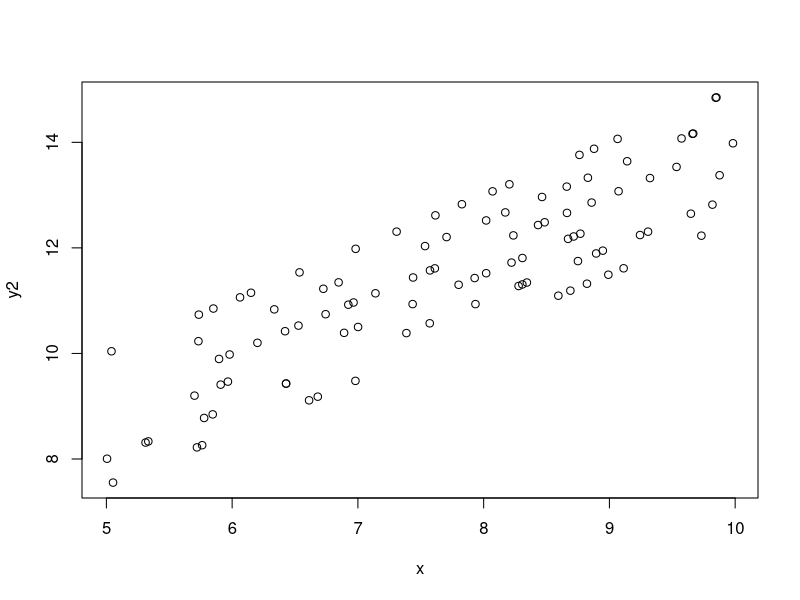
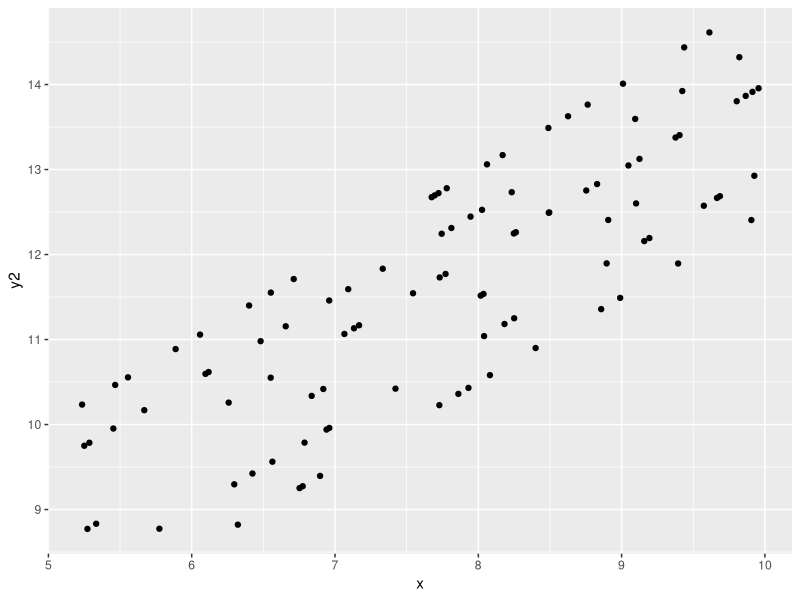

Source code (R) for these figures, in order:
## ---- chunk 1
knitr::opts_chunk$set(echo = FALSE)
library(tidyverse)
## ---- chunk 2
x <- runif(100, 5, 10)
y <- sample(5:10, 100, replace = T)
y2 <- (x+y/2)
fake <- data.frame(x,y,y2)
with(fake, plot(x,y2))
## ---- chunk 3
tibble(x=runif(100, 5, 10), y=sample(5:10, 100, replace = T), y2 = (x+y/2)) %>% 
  ggplot(aes(x,y2)) + geom_point()
